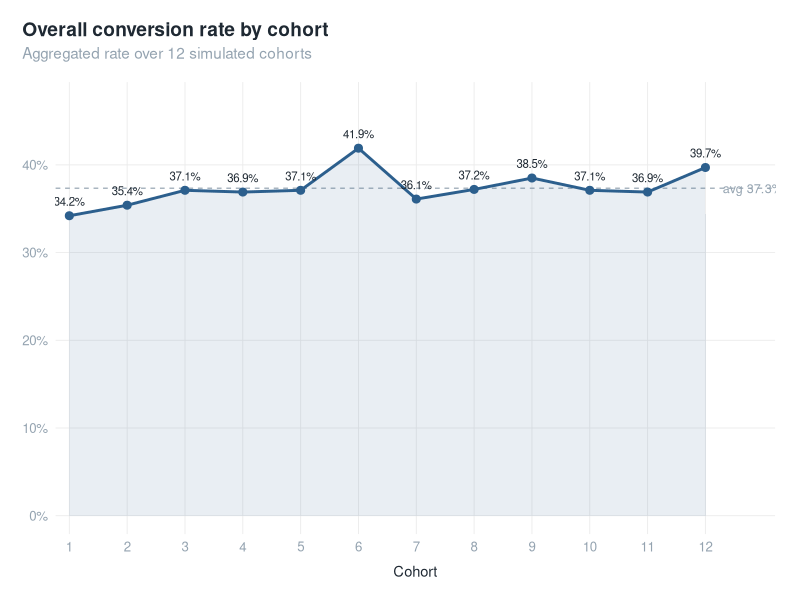
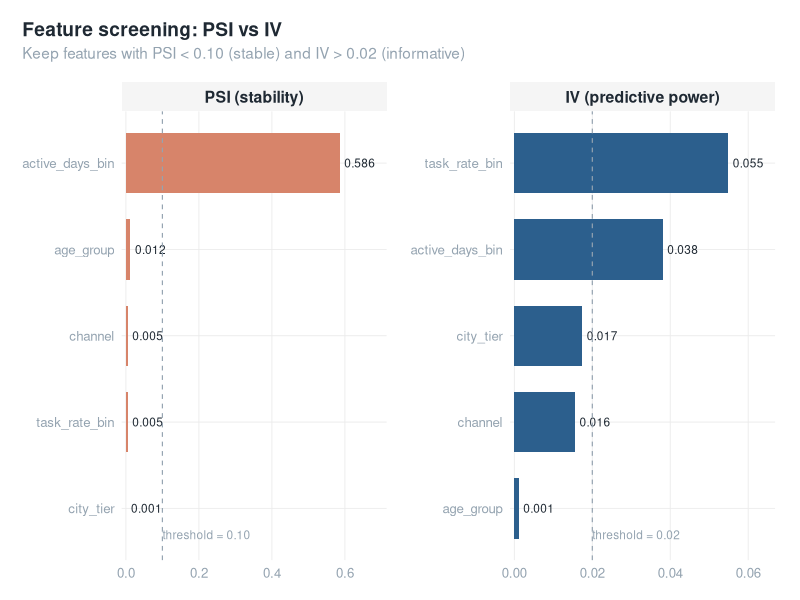
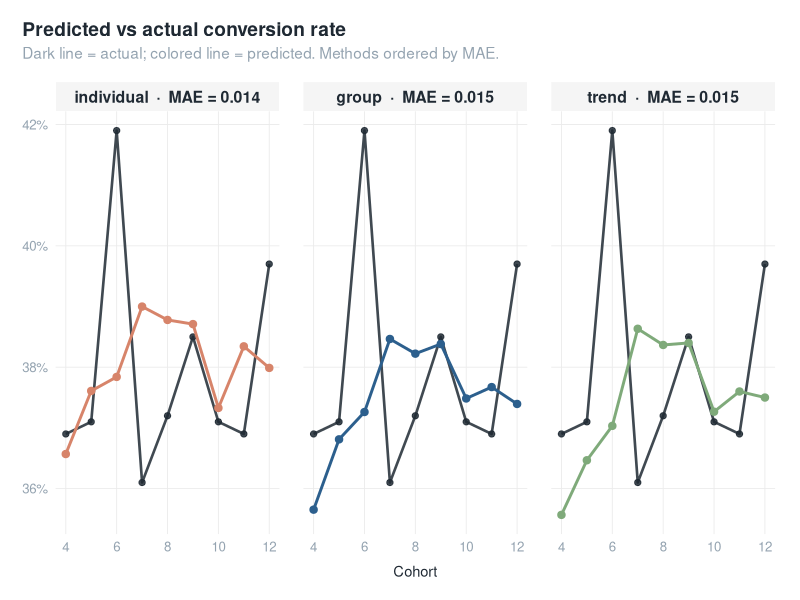
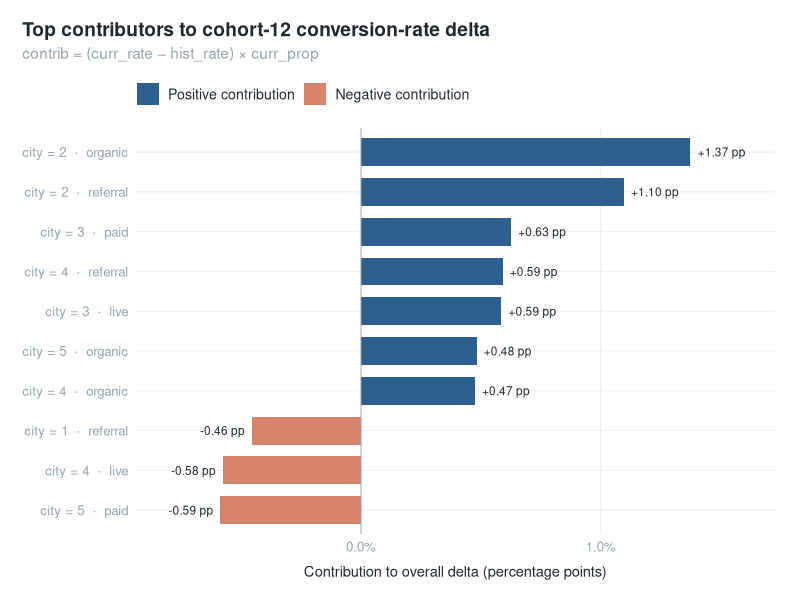
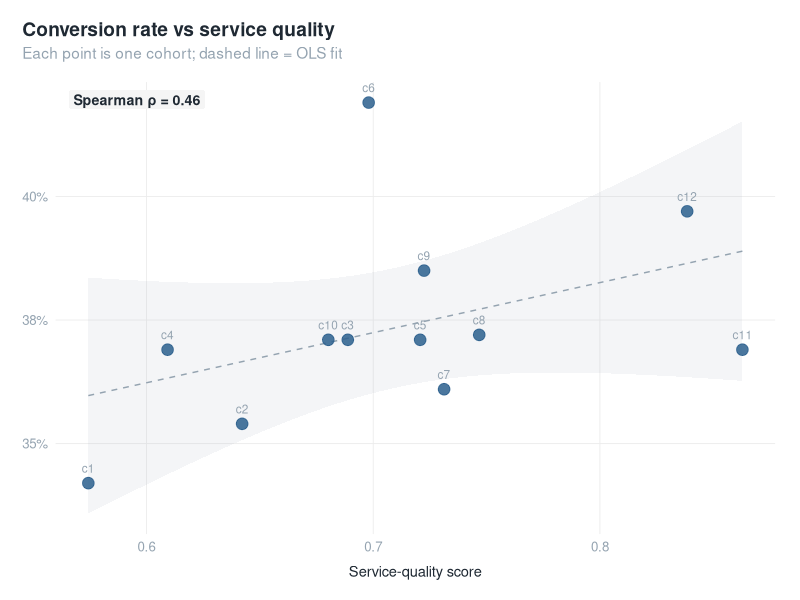

Source code (R) for these figures, in order:
## ---- chunk 1
knitr::opts_chunk$set(
  echo = TRUE,
  warning = FALSE,
  message = FALSE,
  fig.width = 7.4,
  fig.height = 4.4,
  dpi = 120,
  fig.retina = 2
)
## ---- chunk 2
library(ggplot2)

palette_blog <- c(
  ink     = "#1F2933",
  blue    = "#2C5F8D",
  rose    = "#D7846A",
  sage    = "#7FAA7A",
  gold    = "#E0B36A",
  plum    = "#5D4E75",
  ash     = "#94A3B0"
)

theme_blog <- function(base_size = 12) {
  theme_minimal(base_size = base_size) +
    theme(
      plot.title          = element_text(face = "bold", size = rel(1.15),
                                         color = palette_blog["ink"],
                                         margin = margin(b = 4)),
      plot.subtitle       = element_text(size = rel(0.92),
                                         color = palette_blog["ash"],
                                         margin = margin(b = 14)),
      plot.title.position = "plot",
      plot.caption        = element_text(size = rel(0.78),
                                         color = palette_blog["ash"],
                                         hjust = 0,
                                         margin = margin(t = 10)),
      plot.caption.position = "plot",
      axis.title          = element_text(size = rel(0.88),
                                         color = palette_blog["ink"]),
      axis.title.x        = element_text(margin = margin(t = 8)),
      axis.title.y        = element_text(margin = margin(r = 8)),
      axis.text           = element_text(color = palette_blog["ash"]),
      panel.grid.major    = element_line(color = "grey92", linewidth = 0.3),
      panel.grid.minor    = element_blank(),
      panel.spacing       = unit(1.2, "lines"),
      strip.text          = element_text(face = "bold",
                                         color = palette_blog["ink"],
                                         size = rel(0.95)),
      strip.background    = element_rect(fill = "grey96", color = NA),
      legend.position     = "top",
      legend.justification = "left",
      legend.title        = element_text(size = rel(0.88),
                                         color = palette_blog["ink"]),
      legend.text         = element_text(size = rel(0.85),
                                         color = palette_blog["ink"]),
      legend.margin       = margin(b = 4),
      plot.margin         = margin(16, 18, 14, 16)
    )
}
## ---- chunk 3
library(tidyverse)
library(glmnet)
set.seed(42)

simulate_users <- function(cohort_id, n = 1000) {
  city_tier   <- sample(1:5, n, replace = TRUE,
                        prob = c(0.15, 0.25, 0.25, 0.20, 0.15))
  age_group   <- sample(1:6, n, replace = TRUE)
  channel     <- sample(c("paid", "organic", "referral", "live"),
                        n, replace = TRUE)
  active_days <- pmax(0, round(rnorm(n, mean = 15 + 0.3 * cohort_id, sd = 5)))
  task_rate   <- pmin(1, pmax(0, rnorm(n, mean = 0.55, sd = 0.2)))

  # 潜在转化概率：隐藏的真实因果结构
  logit_p <- -2 +
    0.30 * (city_tier <= 2) +
    0.20 * (channel == "referral") -
    0.15 * (channel == "paid") +
    0.04 * active_days +
    1.20 * task_rate
  p <- 1 / (1 + exp(-logit_p))

  tibble(
    cohort_id, city_tier, age_group, channel,
    active_days, task_rate,
    converted = rbinom(n, 1, p)
  )
}

df <- map_dfr(1:12, simulate_users)
## ---- chunk 4
trend_df <- df |>
  group_by(cohort_id) |>
  summarise(rate = mean(converted), .groups = "drop")

grand_mean <- mean(trend_df$rate)

ggplot(trend_df, aes(cohort_id, rate)) +
  geom_hline(yintercept = grand_mean,
             color = palette_blog["ash"], linetype = 2, linewidth = 0.4) +
  annotate("text", x = 12.3, y = grand_mean,
           label = sprintf("avg %.1f%%", grand_mean * 100),
           hjust = 0, vjust = 0.5,
           color = palette_blog["ash"], size = 3.2) +
  geom_area(alpha = 0.10, fill = palette_blog["blue"]) +
  geom_line(color = palette_blog["blue"], linewidth = 1) +
  geom_point(color = palette_blog["blue"], size = 2.4) +
  geom_text(aes(label = sprintf("%.1f%%", rate * 100)),
            vjust = -1.1, size = 2.9,
            color = palette_blog["ink"]) +
  scale_x_continuous(breaks = 1:12,
                     expand = expansion(mult = c(0.02, 0.08))) +
  scale_y_continuous(labels = scales::percent_format(accuracy = 1),
                     expand = expansion(mult = c(0.05, 0.18))) +
  labs(
    x = "Cohort",
    y = NULL,
    title    = "Overall conversion rate by cohort",
    subtitle = "Aggregated rate over 12 simulated cohorts"
  ) +
  theme_blog()
## ---- chunk 5
hist_rate <- df |>
  group_by(cohort_id) |>
  summarise(rate = mean(converted), .groups = "drop")

trend_predict <- function(rates, t, window = 3) {
  mean(rates[(t - window):(t - 1)])
}

trend_forecast <- map_dbl(4:12, \(t) trend_predict(hist_rate$rate, t))
## ---- chunk 6
group_predict <- function(df, target_t, hist_window = 3) {
  hist <- df |>
    filter(cohort_id >= target_t - hist_window, cohort_id < target_t) |>
    group_by(city_tier, channel) |>
    summarise(hist_rate = mean(converted), .groups = "drop")

  curr <- df |>
    filter(cohort_id == target_t) |>
    group_by(city_tier, channel) |>
    summarise(n_user = n(), .groups = "drop") |>
    mutate(curr_prop = n_user / sum(n_user))

  curr |>
    left_join(hist, by = c("city_tier", "channel")) |>
    summarise(pred = sum(hist_rate * curr_prop, na.rm = TRUE)) |>
    pull(pred)
}

group_forecast <- map_dbl(4:12, \(t) group_predict(df, t))
## ---- chunk 7
individual_predict <- function(df, target_t, hist_window = 3) {
  train <- df |>
    filter(cohort_id >= target_t - hist_window, cohort_id < target_t)
  test <- df |>
    filter(cohort_id == target_t)

  fm <- converted ~ city_tier + age_group + factor(channel) +
                  active_days + task_rate - 1
  x_train <- model.matrix(fm, train); y_train <- train$converted
  x_test  <- model.matrix(fm, test)

  fit <- cv.glmnet(x_train, y_train, family = "binomial", alpha = 0.5)
  mean(as.numeric(predict(fit, x_test, type = "response", s = "lambda.min")))
}

indiv_forecast <- map_dbl(4:12, \(t) individual_predict(df, t))
## ---- chunk 8
encode_by_target <- function(feature, target, n_bins = 3) {
  rate_by_level <- tapply(target, feature, mean)
  ranks <- rank(-rate_by_level, ties.method = "first")
  bin   <- cut(ranks, breaks = n_bins, labels = 0:(n_bins - 1)) |>
           as.character() |> as.integer()
  setNames(bin, names(rate_by_level))
}

encode_by_target(df$city_tier, df$converted)
## ---- chunk 9
psi <- function(expected, actual, eps = 1e-6) {
  e_dist <- prop.table(table(expected))
  a_dist <- prop.table(table(actual))
  k <- union(names(e_dist), names(a_dist))
  e <- as.numeric(e_dist[k]); e[is.na(e)] <- eps
  a <- as.numeric(a_dist[k]); a[is.na(a)] <- eps
  sum((a - e) * log(a / e))
}
## ---- chunk 10
iv <- function(feature, target, eps = 1e-6) {
  tbl <- table(feature, target)
  pos <- tbl[, "1"] / sum(tbl[, "1"])
  neg <- tbl[, "0"] / sum(tbl[, "0"])
  pos[pos == 0] <- eps; neg[neg == 0] <- eps
  sum((pos - neg) * log(pos / neg))
}
## ---- chunk 11
df_bin <- df |>
  mutate(active_days_bin = ntile(active_days, 5),
         task_rate_bin   = ntile(task_rate, 5))

features <- c("city_tier", "age_group", "channel",
              "active_days_bin", "task_rate_bin")

feature_table <- map_dfr(features, \(f) {
  tibble(
    feature  = f,
    psi_val  = psi(df_bin[[f]][df_bin$cohort_id == 1],
                   df_bin[[f]][df_bin$cohort_id == 12]),
    iv_val   = iv(df_bin[[f]], factor(df_bin$converted))
  )
})

feature_table

thresholds <- tibble(
  metric = factor(c("PSI (stability)", "IV (predictive power)"),
                  levels = c("PSI (stability)", "IV (predictive power)")),
  y      = c(0.10, 0.02),
  lbl    = c("threshold = 0.10", "threshold = 0.02")
)

plot_df <- feature_table |>
  pivot_longer(c(psi_val, iv_val),
               names_to = "metric", values_to = "value") |>
  mutate(metric = factor(recode(metric,
                                psi_val = "PSI (stability)",
                                iv_val  = "IV (predictive power)"),
                         levels = c("PSI (stability)",
                                    "IV (predictive power)"))) |>
  group_by(metric) |>
  arrange(value, .by_group = TRUE) |>
  mutate(feature_label = factor(paste0(feature, "__", metric),
                                levels = paste0(feature, "__", metric))) |>
  ungroup()

ggplot(plot_df,
       aes(feature_label, value, fill = metric)) +
  geom_col(width = 0.7) +
  geom_text(aes(label = sprintf("%.3f", value)),
            hjust = -0.15, size = 3, color = palette_blog["ink"]) +
  geom_hline(data = thresholds,
             aes(yintercept = y),
             linetype = 2, color = palette_blog["ash"], linewidth = 0.4) +
  geom_text(data = thresholds,
            aes(x = 0.6, y = y, label = lbl),
            hjust = 0, vjust = -0.4, size = 3,
            color = palette_blog["ash"],
            inherit.aes = FALSE) +
  facet_wrap(~ metric, scales = "free") +
  coord_flip(clip = "off") +
  scale_x_discrete(labels = \(x) sub("__.*$", "", x)) +
  scale_y_continuous(expand = expansion(mult = c(0.02, 0.22))) +
  scale_fill_manual(values = c(
    "PSI (stability)"        = palette_blog[["rose"]],
    "IV (predictive power)"  = palette_blog[["blue"]]
  )) +
  labs(
    x = NULL, y = NULL,
    title    = "Feature screening: PSI vs IV",
    subtitle = "Keep features with PSI < 0.10 (stable) and IV > 0.02 (informative)"
  ) +
  theme_blog() +
  theme(legend.position = "none")
## ---- chunk 12
actual <- hist_rate$rate[4:12]
mae <- function(pred, actual) mean(abs(pred - actual))

mae_tbl <- tibble(
  method = c("trend", "group", "individual"),
  mae = c(
    mae(trend_forecast, actual),
    mae(group_forecast, actual),
    mae(indiv_forecast, actual)
  )
) |> arrange(mae)

mae_tbl

eval_long <- tibble(
  cohort_id  = 4:12,
  trend      = trend_forecast,
  group      = group_forecast,
  individual = indiv_forecast,
  actual     = actual
) |>
  pivot_longer(c(trend, group, individual),
               names_to = "method", values_to = "pred") |>
  left_join(mae_tbl, by = "method") |>
  mutate(facet_label = sprintf("%s  ·  MAE = %.3f", method, mae),
         facet_label = factor(facet_label,
                              levels = unique(facet_label[order(mae)])))

method_colors <- c(
  group      = palette_blog[["blue"]],
  trend      = palette_blog[["sage"]],
  individual = palette_blog[["rose"]]
)

ggplot(eval_long, aes(cohort_id)) +
  geom_line(aes(y = actual),
            color = palette_blog["ink"], linewidth = 0.9, alpha = 0.85) +
  geom_point(aes(y = actual),
             color = palette_blog["ink"], size = 1.8, alpha = 0.85) +
  geom_line(aes(y = pred, color = method), linewidth = 1) +
  geom_point(aes(y = pred, color = method), size = 2.2) +
  facet_wrap(~ facet_label, ncol = 3) +
  scale_x_continuous(breaks = c(4, 6, 8, 10, 12)) +
  scale_y_continuous(labels = scales::percent_format(accuracy = 1)) +
  scale_color_manual(values = method_colors) +
  labs(
    x = "Cohort", y = NULL,
    title    = "Predicted vs actual conversion rate",
    subtitle = "Dark line = actual; colored line = predicted. Methods ordered by MAE."
  ) +
  theme_blog() +
  theme(legend.position = "none")
## ---- chunk 13
attribution_structural <- function(df, target_t, hist_window = 3) {
  hist <- df |>
    filter(cohort_id >= target_t - hist_window, cohort_id < target_t) |>
    group_by(city_tier, channel) |>
    summarise(hist_rate = mean(converted), .groups = "drop")

  curr <- df |>
    filter(cohort_id == target_t) |>
    group_by(city_tier, channel) |>
    summarise(
      curr_rate = mean(converted),
      n_user    = n(),
      .groups   = "drop"
    ) |>
    mutate(curr_prop = n_user / sum(n_user))

  curr |>
    left_join(hist, by = c("city_tier", "channel")) |>
    mutate(
      rate_delta = curr_rate - hist_rate,
      contrib    = rate_delta * curr_prop
    )
}

attr_t12 <- attribution_structural(df, target_t = 12)

attr_top <- attr_t12 |>
  arrange(desc(abs(contrib))) |>
  head(10) |>
  mutate(
    label    = sprintf("city = %d  ·  %s", city_tier, channel),
    sign     = ifelse(contrib > 0, "lift", "drag"),
    hjust_v  = ifelse(contrib > 0, -0.15, 1.15)
  )

ggplot(attr_top,
       aes(reorder(label, contrib), contrib, fill = sign)) +
  geom_col(width = 0.7) +
  geom_text(aes(label = sprintf("%+.2f pp", contrib * 100),
                hjust = hjust_v),
            size = 3, color = palette_blog["ink"]) +
  geom_hline(yintercept = 0,
             color = palette_blog["ash"], linewidth = 0.3) +
  coord_flip(clip = "off") +
  scale_y_continuous(
    labels = scales::percent_format(accuracy = 0.1),
    expand = expansion(mult = c(0.18, 0.18))
  ) +
  scale_fill_manual(
    values = c(lift = palette_blog[["blue"]],
               drag = palette_blog[["rose"]]),
    breaks = c("lift", "drag"),
    labels = c("Positive contribution", "Negative contribution")
  ) +
  labs(
    x = NULL, y = "Contribution to overall delta (percentage points)",
    title    = "Top contributors to cohort-12 conversion-rate delta",
    subtitle = "contrib = (curr_rate − hist_rate) × curr_prop",
    fill     = NULL
  ) +
  theme_blog()
## ---- chunk 14
service_quality <- tibble(
  cohort_id = 1:12,
  qa_score  = 0.6 + 0.02 * (1:12) + rnorm(12, 0, 0.05)
)

period_summary <- df |>
  group_by(cohort_id) |>
  summarise(rate = mean(converted), .groups = "drop") |>
  left_join(service_quality, by = "cohort_id")

rho <- cor(period_summary$rate, period_summary$qa_score,
           method = "spearman")

ggplot(period_summary, aes(qa_score, rate)) +
  geom_smooth(method = "lm", se = TRUE,
              color = palette_blog["ash"],
              fill = palette_blog["ash"],
              alpha = 0.10, linetype = 2, linewidth = 0.5) +
  geom_point(size = 3.6, color = palette_blog["blue"], alpha = 0.85) +
  geom_text(aes(label = sprintf("c%d", cohort_id)),
            vjust = -1.15, size = 3,
            color = palette_blog["ash"]) +
  annotate(
    "label",
    x = -Inf, y = Inf,
    label = sprintf("Spearman ρ = %.2f", rho),
    hjust = -0.1, vjust = 1.4,
    label.size = 0,
    fill = "grey96",
    color = palette_blog["ink"],
    size = 3.6,
    fontface = "bold"
  ) +
  scale_y_continuous(labels = scales::percent_format(accuracy = 1)) +
  labs(
    x = "Service-quality score", y = NULL,
    title    = "Conversion rate vs service quality",
    subtitle = "Each point is one cohort; dashed line = OLS fit"
  ) +
  theme_blog()
